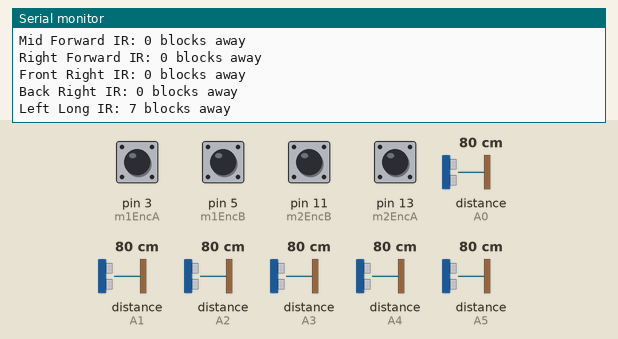
This sketch was run on a simulated Arduino Uno, built with avr-gcc and run on an emulated ATmega328P. Parts: the last lines printed to the serial monitor. Inputs (shaded band) come from the test bench; at power-on: pin 3 (m1EncA), pin 5 (m1EncB), pin 11 (m2EncB), pin 13 (m2EncA) HIGH, distance to the obstacle (sensors on A0, A1, A2, A3, A4, A5) 80 cm.

Above: at 3.2 s.
3.3 s: distance to the obstacle (sensor on A0) set to 2 cm
At 4.71 s:
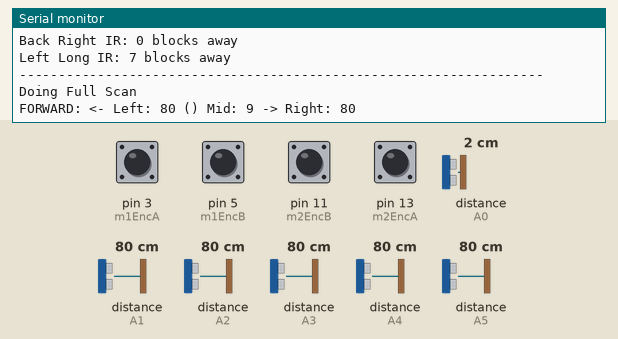
6.7 s: distance to the obstacle (sensor on A1) set to 2 cm
At 7.35 s:
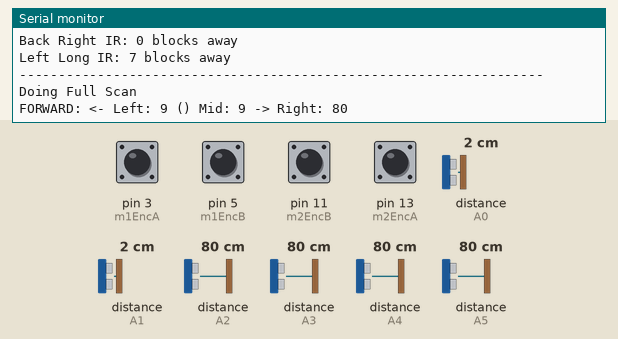
10.1 s: distance to the obstacle (sensor on A2) set to 2 cm
At 12.63 s:
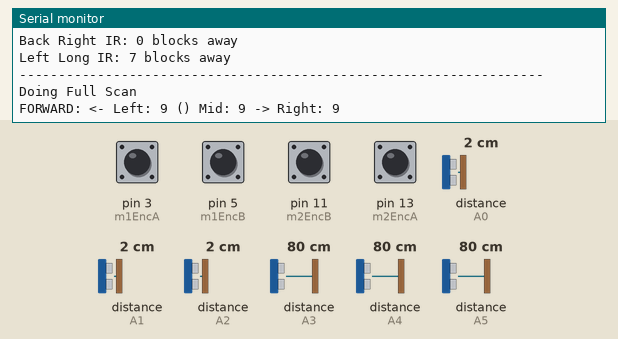
13.5 s: distance to the obstacle (sensor on A3) set to 2 cm
At 16.0 s:
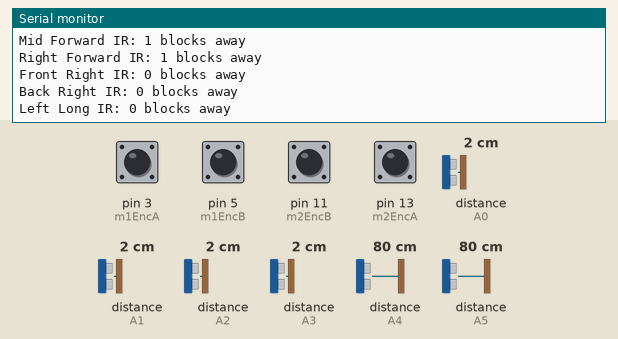
16.9 s: distance to the obstacle (sensor on A4) set to 2 cm
At 19.4 s:
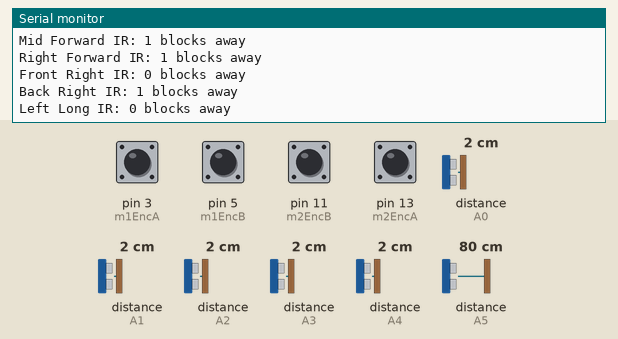
20.3 s: distance to the obstacle (sensor on A5) set to 2 cm
At 21.6 s:
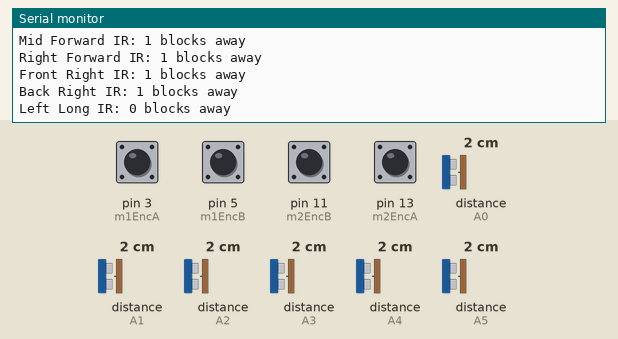

The sketch:

080318Robot01.ino
```cpp
#include <Streaming.h>
#include <SharpIR.h>
#include <DualVNH5019MotorShield.h>
#include "Settings.h"
#include "communication.h"
#include "RingBuffer.h"
RingBuffer usbBufferIn;

uint8_t last_sent = 0;
static int lastTicks[2] = {0, 0};
static int lastError;
static int totalErrors;

void setup() {
  Serial.begin(115200);
  RingBuffer_init(&usbBufferIn);
  //Serial.println("Robot: Hello World!");
  md.init();

  //Initialise Motor Encoder Pins, digitalWrite high to enable PullUp Resistors
  pinMode(m1EncA, INPUT);
  pinMode(m1EncB, INPUT);
  pinMode(m2EncA, INPUT);
  pinMode(m2EncB, INPUT);

  //Innitializes the Motor Encoders for Interrupts
  pciSetup(m1EncA);
  pciSetup(m1EncB);
  pciSetup(m2EncA);
  pciSetup(m2EncB);

  delay(2000);
  //Serial.println("Initializations Done");
}

void loop() {
  Serial.println("-------------------------------------------------------------------");
  stringCommands();
  delay(2000);
//  commWithRPI();
}

//------------Functions for robot movements------------//
void goFORWARD(int noBlock) {
  int setBlocks = blockToTicks(noBlock);
  long lastTime = micros();
  int setSpdR = 300;
  int setSpdL = 306;
  resetMCounters();
  lastError = 0;
  totalErrors = 0;
  lastTicks[0] = 0;
  lastTicks[1] = 0;
  int i = 100;
  while(i < 301){
    if(micros() - lastTime > 50){
      md.setSpeeds(i, i+10);
      i++;
      lastTime = micros();
    }
  }

  lastTime = millis();
  delay(50);

  while (mCounter[0] < setBlocks && mCounter[1] < setBlocks) {
    if (millis() - lastTime > 100) {
      if(noBlock > 1)
        PIDControl(&setSpdR, &setSpdL, 100, 7, 15, 0); //Long distance
      else {
        PIDControl(&setSpdR, &setSpdL, 140, 7, 15, 0); //By block
      }
      lastTime = millis();
      md.setSpeeds(setSpdR, setSpdL);
    }
  }

  md.setBrakes(400, 400);
}

void goRIGHT(int angle) {
  int ticks = angleToTicks(angle) - 30;
  int setSpdR = -200;              //Right motor
  int setSpdL = 206;              //Left motor
  long lastTime = millis();
  lastError = 0;
  totalErrors = 0;
  lastTicks[0] = 0;
  lastTicks[1] = 0;
  resetMCounters();

  md.setSpeeds(setSpdR, setSpdL);
  delay(50);

  while (mCounter[0] < ticks && mCounter[1] < ticks) {
    if (millis() - lastTime > 100) {
      PIDControl(&setSpdR, &setSpdL, 150, 6, 15, 1);
      lastTime = millis();
      md.setSpeeds(setSpdR, setSpdL);
    }
  }

  md.setBrakes(400, 400);
}

void goLEFT(int angle) {
  int ticks = angleToTicks(angle) - 30;
  int setSpdR = 200;              //Right motor
  int setSpdL = -206;              //Left motor
  long lastTime = millis();
  lastError = 0;
  totalErrors = 0;
  lastTicks[0] = 0;
  lastTicks[1] = 0;
  resetMCounters();

  md.setSpeeds(setSpdR, setSpdL);
  delay(50);

  while (mCounter[0] < ticks && mCounter[1] < ticks) {
    if (millis() - lastTime > 100) {
      PIDControl(&setSpdR, &setSpdL, 150, 6, 15, -1);
      lastTime = millis();
      md.setSpeeds(setSpdR, setSpdL);
    }
  }

  md.setBrakes(400, 400);
//  resetMCounters();
}

//Direction(dr): -1 = left, 0 = straight, 1 = right
void PIDControl(int *setSpdR, int *setSpdL, int kP, int kI, int kD, int dr) {
  int adjustment;
  int error = (mCounter[1] - lastTicks[1]) - (mCounter[0] - lastTicks[0]);            //0 = right motor, 1 = left motor, lesser tick time mean faster
  int errorRate = error - lastError;
  lastError = error;
  lastTicks[0] = mCounter[0];
  lastTicks[1] = mCounter[1];
  totalErrors += 2;                                                           //Add up total number of errors (for Ki)
  if (error != 0) {                                                           //if error exists
    adjustment = ((kP * error) - (kI * totalErrors) + (kD * errorRate))/100;
    if(dr == 1 || dr == -1){
      *setSpdR += -adjustment * dr;
      *setSpdL -= adjustment * dr;
    }
    else{
      *setSpdR += adjustment;
      *setSpdL -= adjustment;
    }
  }
}

//after turning, measure offset in ticks then left ticks - right ticks, / 2 then add to the ticks
void tickCorrection(int right, int left){
  //int leftDirection = invSignVal(left);
  //int rightDirection = invSignVal(right);
  if(left > 0){
    while(mCounter[0] < -right && mCounter[1] > -left){
      md.setSpeeds(100, -100);
    }
  }
  else if(right > 0){
    while(mCounter[0] > -right && mCounter[1] < -left){
      md.setSpeeds(-100, 100);
    }
  }
  md.setBrakes(400, 400);
  delay(300);
  resetMCounters();
}

int angleToTicks(long angle){
  return 17654 * angle / 1000;
}

int blockToTicks(int blocks){
  return (1183-98) * blocks;
}

//JM - Attempt 1 at making code cleaner
void calibrateRIGHT() {
  scanRIGHT(&irRightReadings[0]);
  int turnTicks = 0;
  while (irRightReadings[0] != irRightReadings[1]) {
    resetMCounters();
    turnTicks = (irRightReadings[0] - irRightReadings[1]) * 15;
    if(abs((irRightReadings[0] - irRightReadings[1]) == 1) && turnTicks != 0){
      turnTicks -= 20;
    }
    if (turnTicks > 0) {
      while (mCounter[0] < abs(turnTicks) && mCounter[1] < abs(turnTicks)) {
        md.setSpeeds(-150, 150);
      }
    }
    else {
      while (mCounter[0] < abs(turnTicks) && mCounter[1] < abs(turnTicks)) {
        md.setSpeeds(150, -150);
      }
    }
    md.setBrakes(400, 400);
    delay(500);
    scanRIGHT(&irRightReadings[0]);
  }
}

//JM - Attempt 1 at making code cleaner
void calibrateFRONT() {
  scanFORWARD(&irFrontReadings[0]);
  int turnTicks = 0;
  while (irFrontReadings[2] != 10 && irFrontReadings[0] != 10) {
    resetMCounters();
    turnTicks = (irFrontReadings[0] - 10) * 20;
    if (turnTicks > 0) {
      while (mCounter[0] < abs(turnTicks) && mCounter[1] < abs(turnTicks)) {
        md.setSpeeds(200, 200);
      }
    }
    else {
      while (mCounter[0] < abs(turnTicks) && mCounter[1] < abs(turnTicks)) {
        md.setSpeeds(-200, -200);
      }
    }
    md.setBrakes(400, 400);
    delay(100);
    scanFORWARD(&irFrontReadings[0]);
  }
}


//------------Functions for IR Sensors------------//
void scanFORWARD(int *pData) {
  pData[0] = lfwdIrVal.distance(); //Left
  pData[1] = mfwdIrVal.distance(); // Middle
  pData[2] = rfwdIrVal.distance(); //Right
  Serial << "FORWARD: <- Left: " << pData[0] << " () Mid: " << pData[1] << " -> Right: " << pData[2] << " \n" << endl;
}

void scanRIGHT(int *pData) {
  pData[0] = frgtIrVal.distance(); //Right Front
  pData[1] = brgtIrVal.distance(); //Right Back
  Serial << "RIGHT: ->^ Right(Short): " << pData[0] << " -> Right(Long): " << pData[1] << " \n" <<endl;
}

void scanLEFT() {
  irLeftReading = flftIrVal.distance();
  Serial << "LEFT: <- Left(Long): " << irLeftReading << " \n" << endl;
}

void toBlocks(){
  scanFORWARD(&irFrontReadings[0]);
  scanLEFT();
  scanRIGHT(&irRightReadings[0]);

  // Put sensor readings here
  StatusMessage statusPayload;
  statusPayload.id = last_sent;
  statusPayload.front1 = shortIrVal((irFrontReadings[0] - lfwdIrOS) / 10);
  statusPayload.front2 = shortIrVal((irFrontReadings[1] - mfwdIrOS) / 10);
  statusPayload.front3 = shortIrVal((irFrontReadings[2] - rfwdIrOS) / 10);
  statusPayload.right1 = shortIrVal((irRightReadings[0] - frgtIrOS) / 10);
  statusPayload.right2 = shortIrVal((irRightReadings[1] - brgtIrOS) / 10);
  statusPayload.left1 = longIrVal((irLeftReading - flftIrOS) / 10);
  statusPayload.reached = 1;

  Message msg;
  msg.type = ARDUINO_UPDATE;
  memcpy(&msg.payload, &statusPayload, 8);

  uint8_t tmpOutBuffer[64] = {0};
  tmpOutBuffer[0] = '~';
  memcpy(&tmpOutBuffer[1], &msg, 9);
  tmpOutBuffer[10] = '!';


  // Serial << "----------" << endl;
  // Serial << "frontLEFT: " << tmpOutBuffer[3] << endl;
  // Serial << "frontMID: " << tmpOutBuffer[4] << endl;
  // Serial << "frontRIGHT: " << tmpOutBuffer[5] << endl;
  // Serial << "rightFRONT: " << tmpOutBuffer[6] << endl;
  // Serial << "rightBACK: " << tmpOutBuffer[7] << endl;
  // Serial << "left: " << tmpOutBuffer[8] << endl;
  // Serial << "----------" << endl;


 // Serial.write((uint8_t *)&tmpOutBuffer, sizeof(tmpOutBuffer));
  //Serial.flush();

}


//------------Functions for Motors------------//
void mEncoder(int motor, int setTick){
  //encState[motor] = digitalRead(encA[motor]);
  mCounter[motor]++;
  /*
  int direction = 0;
  if(encState[motor] != encLastState[motor]){          //Was there a change in state?
    if(digitalRead(encB[motor]) != encState[motor]){    //If EncA state is different from EncB
      direction = 1;                              //Then it's going forward so ++ ticks
    }
    else{
      direction = -1;                               //Else it is going in reverse so -- ticks
    }
  }
  */

  //encLastState[motor] = encState[motor];
  //Serial << "Inside mEncoder() for Motor: " << motor << " Ticks: " << mCounter[motor] << " " << mRev[motor] << " Direction " << direction << endl;
  //if(((mCounter[motor] % setTick) == 0 && (mCounter[motor]!=0))){
    //mRev[motor]++;
  //}
}

void resetMCounters() {
  mCounter[0] = 0;
  mCounter[1] = 0;
  //mRev[0] = 0;
  //mRev[1] = 0;
}

//ISR for Motor 1 Encoders
ISR(PCINT2_vect) {
  //flag[0] = 1;
  mEncoder(0, 2248);
}

//ISR for Motor 2 Encoders
ISR(PCINT0_vect) {
  //flag[1] = 1;
  mEncoder(1, 2248);
}

//Standard function to enable interrupts on any pins
void pciSetup(byte pin) {
  *digitalPinToPCMSK(pin) |= bit (digitalPinToPCMSKbit(pin));  // enable pin
  PCIFR  |= bit (digitalPinToPCICRbit(pin)); // clear any outstanding interrupt
  PCICR  |= bit (digitalPinToPCICRbit(pin)); // enable interrupt for the group
}


//------------Functions for communications------------//
void commWithRPI() {
  static int calCounter = 0;
  if (Serial.available() > 0) {
    putIncomingUSBMessageToBuffer();
    int traversalIndex = 0;
    uint8_t tmpInBuffer = 0;

    if (usbBufferIn.count >= 6) {

      if (RingBuffer_get( & usbBufferIn, & tmpInBuffer, 0) == true && tmpInBuffer == '~') {
        uint8_t messageType = 0;
        if (RingBuffer_get( & usbBufferIn, & tmpInBuffer, 1) == true) {
          messageType = tmpInBuffer;
        }

        if (messageType == ARDUINO_INSTRUCTION) {
          if (5 < usbBufferIn.count) {
            if (RingBuffer_get( & usbBufferIn, & tmpInBuffer, 5) == true && tmpInBuffer == '!') {

              InstructionMessage instructMsg;

              RingBuffer_get( & usbBufferIn, & instructMsg.id, 2);
              RingBuffer_get( & usbBufferIn, & instructMsg.action, 3);
              RingBuffer_get( & usbBufferIn, & instructMsg.obstacleInFront, 4);

              //if (last_sent == instructMsg.id && alreadyReceived == false) {

              alreadyReceived = true;
              yetToReceiveAck = false;
              switch (instructMsg.action) {
                case TURN_LEFT:
                  goLEFT(90);
                  delay(500);
                  calCounter++;
                  sendStatusUpdate();
                  incrementID();
                  alreadyReceived = false;
                  break;
                case TURN_RIGHT:
                  goRIGHT(90);
                  delay(500);
                  calCounter++;
                  sendStatusUpdate();
                  incrementID();
                  alreadyReceived = false;
                  break;
                case FORWARD:
                  goFORWARD(1);
                  delay(500);
                  calCounter++;
                  sendStatusUpdate();
                  incrementID();
                  alreadyReceived = false;
                  break;
                case CAL_CORNER:
                  calibrateRIGHT();
                  delay(100);
                  calibrateFRONT();
                  delay(100);
//                  if(irRightReading[0] != 9 || ir Right Reading[1] != 10){
                    goRIGHT(90);
                    delay(100);
                    calibrateFRONT();
                    delay(100);
                    goLEFT(90);
                    delay(100);
                    calibrateRIGHT();
//                  }
                  delay(500);
                  calCounter = 0;
                  sendStatusUpdate();
                  incrementID();
                  alreadyReceived = false;
                  break;

                case CAL_SIDE:
                  scanRIGHT(&irRightReadings[0]);
                  if(calCounter >= 4 || ((irRightReadings[0]!=irRightReadings[1]) && abs(irRightReadings[0] - irRightReadings[1] <7))){
                    calibrateRIGHT();
                    calCounter = 0;
                  }
//                  if(irRightReading[0] != 9 || ir Right Reading[1] != 10){
//                    goRIGHT(90);
//                    delay(100);
//                    calibrateFRONT();
//                    delay(100);
//                    goLEFT(90);
//                    delay(100);
//                    calibrateRIGHT();
//                  }
                  delay(500);
                  sendStatusUpdate();
                  incrementID();
                  break;

                case SCAN:
                  sendStatusUpdate();
                  incrementID();
                  alreadyReceived = false;
                  delay(500);
                  break;

                case START:
                  calibrateRIGHT();
                  sendStatusUpdate();
                  incrementID();
                  alreadyReceived = false;
                  delay(500);
                  break;
                case STOP:
                  yetToReceiveAck = false;
                  break;
              }
              RingBuffer_erase( & usbBufferIn, 6);
              //}

            } else {
              RingBuffer_pop( & usbBufferIn);
            }
          }
        } else if (messageType == ARDUINO_STREAM) {
          StreamMessage streamMsg;
          uint8_t payloadSize = 0;
          // may not matter
          RingBuffer_get( & usbBufferIn, & streamMsg.id, 2);
          RingBuffer_get( & usbBufferIn, & payloadSize, 3);

          uint8_t tmpPayload[payloadSize] = {
            0
          };

          //Serial.write(payloadSize);
          for (int i = 0; i < payloadSize; i++) {
            RingBuffer_get( & usbBufferIn, & (tmpPayload[i]), 4 + i);
          }
          memcpy(streamMsg.streamActions, & tmpPayload, payloadSize);

          // you have all your actions inside streamMsg.streamActions;

          RingBuffer_erase( & usbBufferIn, 5 + payloadSize);
        }
      } else {
        RingBuffer_pop( & usbBufferIn);
      }
    }
  }

  if (millis() > timer + timeout && yetToReceiveAck) {
    resendStatusUpdate();
  }
}

void stringCommands() {
  static int calCounter = 0;
  //int commands[] = {2, 1, 3, 1, 0};
  //int commands[] = {1, 2, 3, 2, 3, 1, 2, 3, 2, 3, 1, 0};
  //int commands[] = {1, 4, 1, 4, 1, 4, 1, 4, 1, 4, 1, 4, 1, 4, 1, 4, 1, 4, 1, 0};
  //int commands[] = {1, 1, 1, 1, 6, 2, 1, 4, 1, 2, 1, 4, 1, 1, 1, 3, 1, 1, 1, 1, 0};
  int commands[] = {5};
  static int x;
  switch (commands[x]){
    case 1:
            Serial.println("Moving forward");
            goFORWARD(1);
            calCounter++;
            break;

    case 2:
            Serial.println("Moving left");
            goLEFT(90);
            calCounter++;
            delay(500);
            break;

    case 3:
            Serial.println("Moving right");
            goRIGHT(90);
            calCounter++;
            break;

    case 4:
            Serial.println("Calibrate Right");
            scanRIGHT(&irRightReadings[0]);
            if(calCounter >= 4 || ((irRightReadings[0]!=irRightReadings[1]) && abs(irRightReadings[0] - irRightReadings[1] <7))){
              calibrateRIGHT();
//              goRIGHT(90);
//              calibrateFRONT();
//              goLEFT(90);
              calCounter = 0;
            }
            break;

    case 5:
            Serial.println("Doing Full Scan");
            scanFORWARD(&irFrontReadings[0]);
            scanLEFT();
            scanRIGHT(&irRightReadings[0]);
            Serial << "Left Forward IR: " << shortIrVal((irFrontReadings[0] - lfwdIrOS) / 10) << " blocks away " <<endl;
            Serial << "Mid Forward IR: " << shortIrVal((irFrontReadings[1] - mfwdIrOS) / 10) << " blocks away " <<endl;
           Serial << "Right Forward IR: " << shortIrVal((irFrontReadings[2] - rfwdIrOS) / 10) <<" blocks away \n" <<endl;
           Serial << "Front Right IR: " << shortIrVal((irRightReadings[0] - frgtIrOS) / 10) <<" blocks away " <<endl;
           Serial << "Back Right IR: " << shortIrVal((irRightReadings[1] - brgtIrOS) / 10) <<" blocks away \n" <<endl;
           Serial << "Left Long IR: " << longIrVal((irLeftReading - flftIrOS) / 10)<<" blocks away " <<endl;
            break;

    case 6:
            Serial.println("Calibrate At Corner");
            calibrateRIGHT();
            delay(100);
            calibrateFRONT();
            delay(100);
            goRIGHT(90);
            delay(100);
            calibrateFRONT();
            delay(100);
            goLEFT(90);
            delay(100);
            calibrateRIGHT();
            calCounter = 0;
            break;

    case 7:
            Serial.println("Going backwards");
            md.setSpeeds(-300, -300);
            delay(1500);
            md.setBrakes(400, 400);
            resetMCounters();
            break;
  }
  delay(500);

  if(x <= sizeof(commands)/sizeof(int)){
    x++;
  }
}

//uint8_t minVal(uint8_t val) {
//  uint8_t newVal = val;
//  if (val >= 10) {
//    newVal = 9;
//  }
//  return newVal;
//}

uint8_t shortIrVal(uint8_t val) {
  uint8_t newVal = val;
  if (val >= 4) {
    newVal = 0;
  }
  return newVal;
}

uint8_t longIrVal(uint8_t val) {
  uint8_t newVal = val;
  if (val >= 8) {
    newVal = 0;
  }
  return newVal;
}

void putIncomingUSBMessageToBuffer() {
  uint8_t tmpBuffer[1024] = {0}; //not allocated
  uint8_t length = 0;

  while (Serial.available()) {
    tmpBuffer[length] = Serial.read();
    length++;
  }
  if (length) {
    for (uint16_t i = 0; i < length; i++) {
      RingBuffer_push(&usbBufferIn, tmpBuffer[i]);
    }
  }
}

void resendStatusUpdate() {
  decrementID();
  sendStatusUpdate();
  incrementID();
}

void sendStatusUpdate() {
  scanFORWARD(&irFrontReadings[0]);
  scanLEFT();
  scanRIGHT(&irRightReadings[0]);

  // Put sensor readings here
  StatusMessage statusPayload;
  statusPayload.id = last_sent;
  statusPayload.front1 = shortIrVal((irFrontReadings[0] - lfwdIrOS) / 10);
  statusPayload.front2 = shortIrVal((irFrontReadings[1] - mfwdIrOS) / 10);
  statusPayload.front3 = shortIrVal((irFrontReadings[2] - rfwdIrOS) / 10);
  statusPayload.right1 = shortIrVal((irRightReadings[0] - frgtIrOS) / 10);
  statusPayload.right2 = shortIrVal((irRightReadings[1] - brgtIrOS) / 10);
  statusPayload.left1 = longIrVal((irLeftReading - flftIrOS) / 10);
  statusPayload.reached = 1;

  //Serial << irFrontReadings[1] << " " << irFrontReadings[0] << " " << irFrontReadings[2] << " " << irRightReadings[0] << " " << irRightReadings[1] << " " << irLeftReading << endl;
  //Serial << statusPayload.front1 << " " << statusPayload.front2 << " " << statusPayload.front3 << " " << statusPayload.right1 << " " << statusPayload.right2 << " " << statusPayload.left1 << endl;


  // Crafts message to send
  Message msg;
  msg.type = ARDUINO_UPDATE;
  memcpy(&msg.payload, &statusPayload, 8);

  uint8_t tmpOutBuffer[64] = {0};
  tmpOutBuffer[0] = '~';
  memcpy(&tmpOutBuffer[1], &msg, 9);
  tmpOutBuffer[10] = '!';

  Serial<<'~'<<(int)tmpOutBuffer[1]<<(int)tmpOutBuffer[2]<<(int)tmpOutBuffer[3]<<(int)tmpOutBuffer[4]<<(int)tmpOutBuffer[5]<<(int)tmpOutBuffer[6]<<(int)tmpOutBuffer[7]<<(int)tmpOutBuffer[8]<<(int)tmpOutBuffer[9]<<'!'<<endl;
  Serial.flush();

  //start_timer()
  timer = millis();
  yetToReceiveAck = true;
}

void incrementID() {
  last_sent = (last_sent + 1) % 10;
}

void decrementID() {
  if (last_sent == 0) {
    last_sent = 9;
  }
  else {
    last_sent = last_sent - 1;
  }
}
```

Source omitted: RingBuffer.h (2230 bytes), RingBuffer.ino (2627 bytes), communication.h (1445 bytes), Settings.h (3003 bytes)

Measured:
- after the input at 3.3 s, the serial monitor: prints a new line after 1.4 s (image 1)
- after the input at 6.7 s, the serial monitor: prints a new line after 0.64 s (image 2)
- after the input at 10.1 s, the serial monitor: prints a new line after 2.5 s (image 3)
- after the input at 13.5 s, the serial monitor: prints a new line after 1.8 s (image 4)
- after the input at 16.9 s, the serial monitor: prints a new line after 1.1 s (image 5)
- after the input at 20.3 s, the serial monitor: prints a new line after 0.30 s (image 6)
